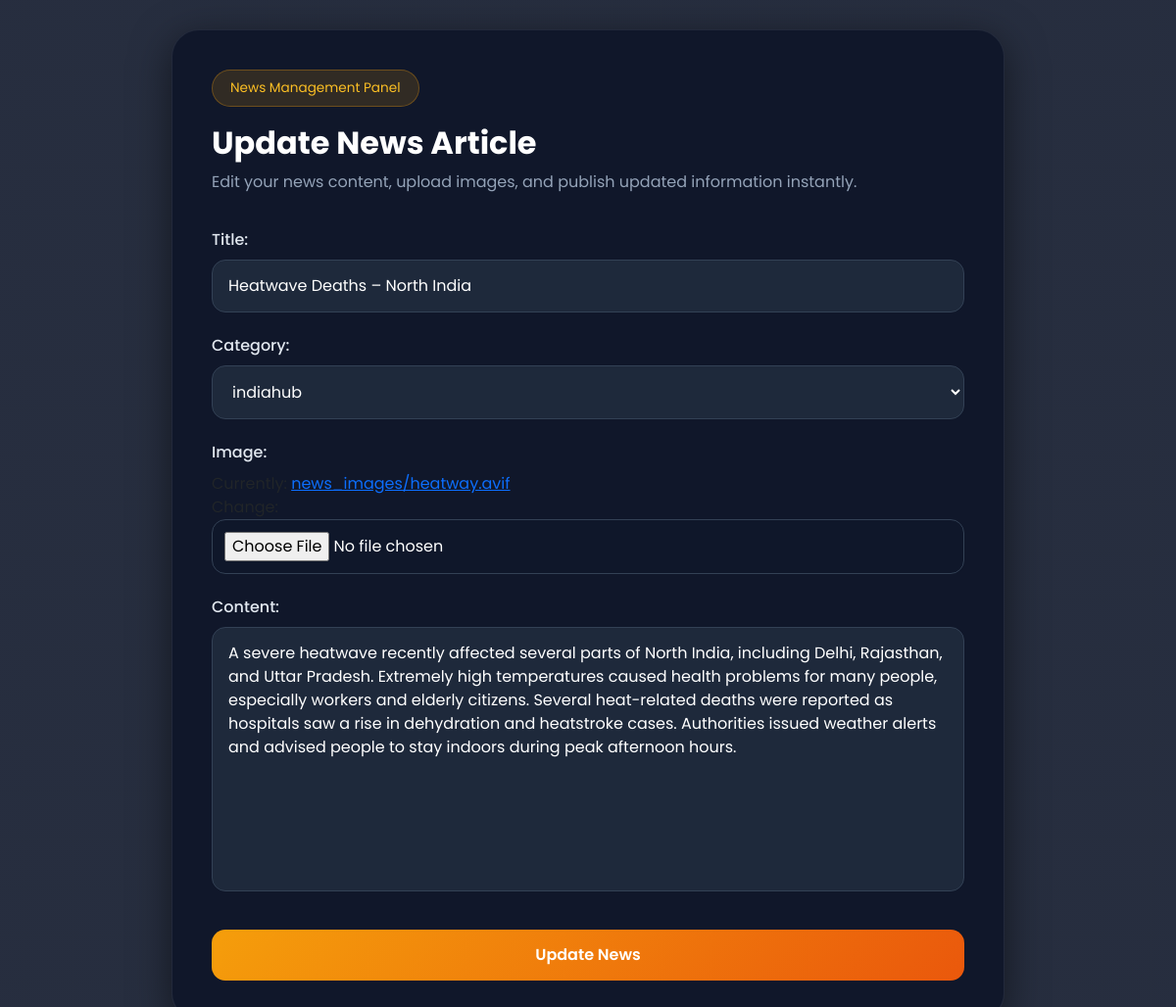
Before: /update-news/4/ (signed in) with the older database file.
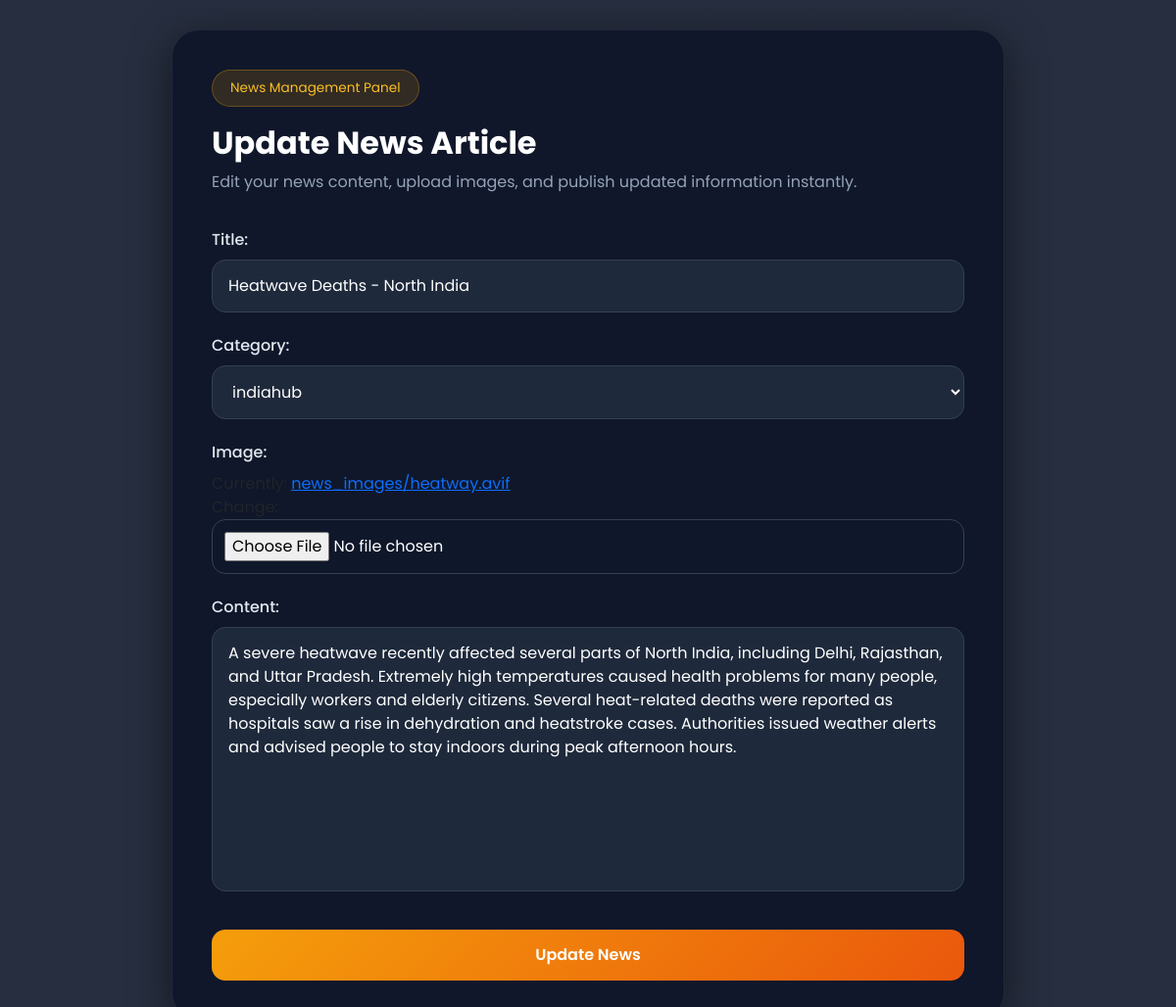
After: the same page with the newer database file.
### myapp/models.py (models this page shows, shortened)
class News(models.Model):
    title = models.CharField(max_length=200)
    category = models.ForeignKey(Category, on_delete=models.CASCADE)
    author = models.ForeignKey(User, on_delete=models.CASCADE)
    image = models.ImageField(upload_to='news_images/')
    content = models.TextField()
    created_at = models.DateTimeField(auto_now_add=True)
    likes = models.ManyToManyField(User, related_name='news_like', blank=True)

### myapp/views.py (the view)
# urls.py: path('update-news/<int:id>/', views.update_news, name='update_news'),
@login_required
def update_news(request, id):
    news = get_object_or_404(News, id=id)
    if request.user != news.author:
        return redirect('home')
    if request.method == 'POST':
        form = NewsForm(request.POST, request.FILES, instance=news)
        if form.is_valid():
            form.save()
            return redirect('dashboard')
    else:
        form = NewsForm(instance=news)
    return render(request, 'update_news.html', {'form': form})

### myapp/forms.py
class NewsForm(forms.ModelForm):
    class Meta:
        model = News
        fields = ['title', 'category', 'image', 'content']

### myapp/models.py (called while the page is built)
    def __str__(self):
        return self.name

### templates/update_news.html (shortened to what this page needs)
{% load static %}
<!DOCTYPE html>
<html lang="en">
<head>
    <link href="https://cdn.jsdelivr.net/npm/bootstrap@5.3.3/dist/css/bootstrap.min.css" rel="stylesheet">
</head>
<body>
    <div class="update-card">
        <span class="top-badge">
            News Management Panel
        </span>
        <h2 class="title">
            Update News Article
        </h2>
        <p class="subtitle">
            Edit your news content, upload images, and publish updated information instantly.
        </p>
        <form method="POST" enctype="multipart/form-data">
            {{ form.as_p }}
            <button class="update-btn">
                Update News
            </button>
        </form>
    </div>
</body>
</html>

### templates/update_news.html (style rules this page uses)
* { margin:0; padding:0; box-sizing:border-box; font-family:'Poppins', sans-serif; }
body { min-height:100vh; background: linear-gradient(rgba(15,23,42,0.9), rgba(15,23,42,0.9)), url('https://images.unsplash.com/photo-1495020689067-958852a7765e?q=80&w=2070&auto=format&fit=crop'); background-size:cover; background-position:center; display:flex; align-items:center; justify-content:center; padding:30px 15px; }
.update-card { width:100%; max-width:850px; background:rgba(15,23,42,0.95); backdrop-filter:blur(10px); border-radius:28px; padding:40px; box-shadow:0 10px 40px rgba(0,0,0,0.5); border:1px solid rgba(255,255,255,0.08); }
.title { color:white; font-size:2rem; font-weight:700; margin-bottom:8px; }
.subtitle { color:#94a3b8; margin-bottom:35px; }
form p { margin-bottom:22px; }
form label { display:block; margin-bottom:8px; color:#e2e8f0; font-weight:500; }
form input, form textarea, form select { width:100%; background:#1e293b; border:1px solid #334155; color:white; padding:14px 16px; border-radius:14px; outline:none; transition:0.3s; }
form textarea { min-height:140px; resize:none; }
input[type="file"] { background:#0f172a; padding:12px; }
.update-btn { width:100%; border:none; background:linear-gradient(135deg,#f59e0b,#ea580c); color:white; padding:14px; border-radius:14px; font-size:1rem; font-weight:600; transition:0.3s; margin-top:10px; }
.top-badge { display:inline-block; background:rgba(245,158,11,0.15); color:#fbbf24; padding:8px 18px; border-radius:30px; font-size:0.85rem; margin-bottom:18px; border:1px solid rgba(245,158,11,0.3); }

Changed rows visible on the page:
changed News "indiahub": title "Heatwave Deaths – North India" → "Heatwave Deaths - North India"
